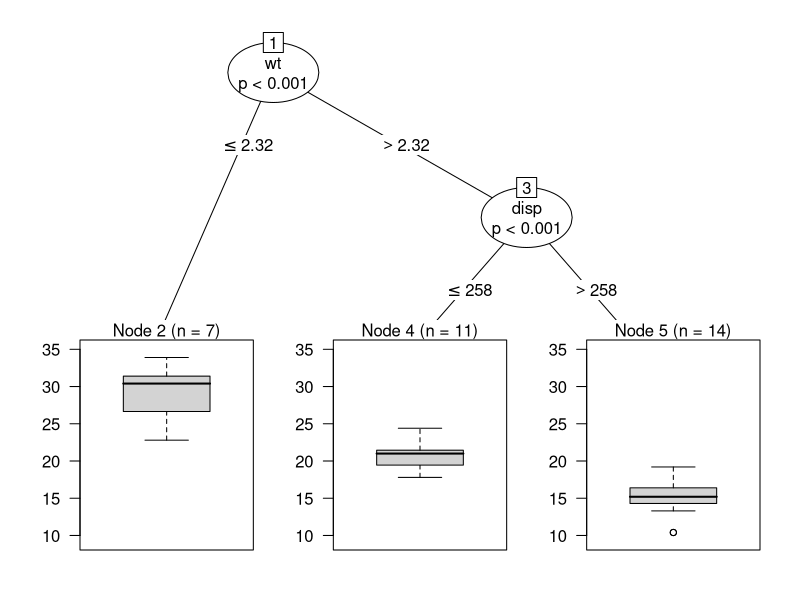
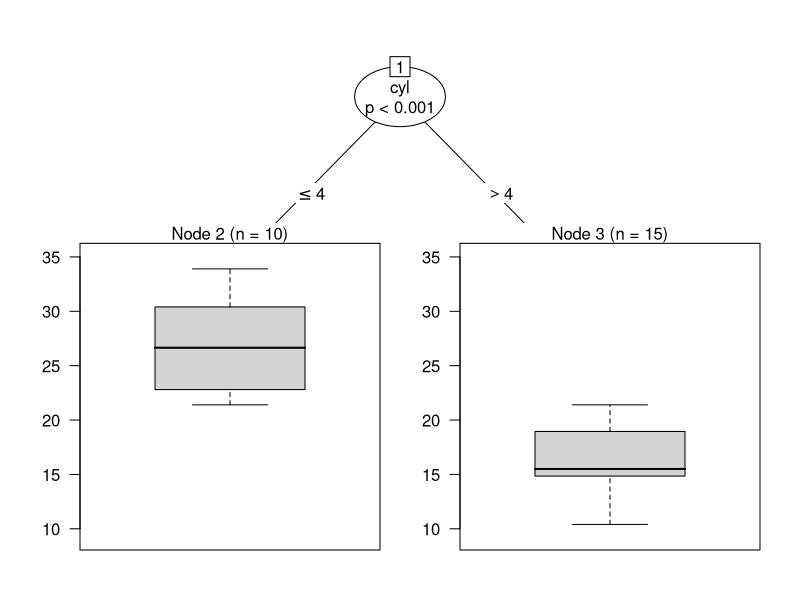

The R source for these figures, in order:
## ---- chunk 1
library(party)
tree<-ctree(mpg~.,data=mtcars)
## ---- chunk 2
plot(tree)
## ---- chunk 3


split_size=0.8
sample_size=floor(split_size*nrow(mtcars))
## ---- chunk 4
set.seed (123)
## ---- chunk 5
train_indices<-sample(seq_len(nrow(mtcars)), size=sample_size)
train<-mtcars[train_indices,]
test<-mtcars[train_indices,]
tree.train<-ctree(mpg~.,data=train)
plot(tree.train)
## ---- chunk 6
test$mpg.tree<-predict(tree.train,test)
test$class<-predict(tree.train,test,type="node")
data.frame(row.names(test),test$mpg,test$mpg.tree,test$class)
